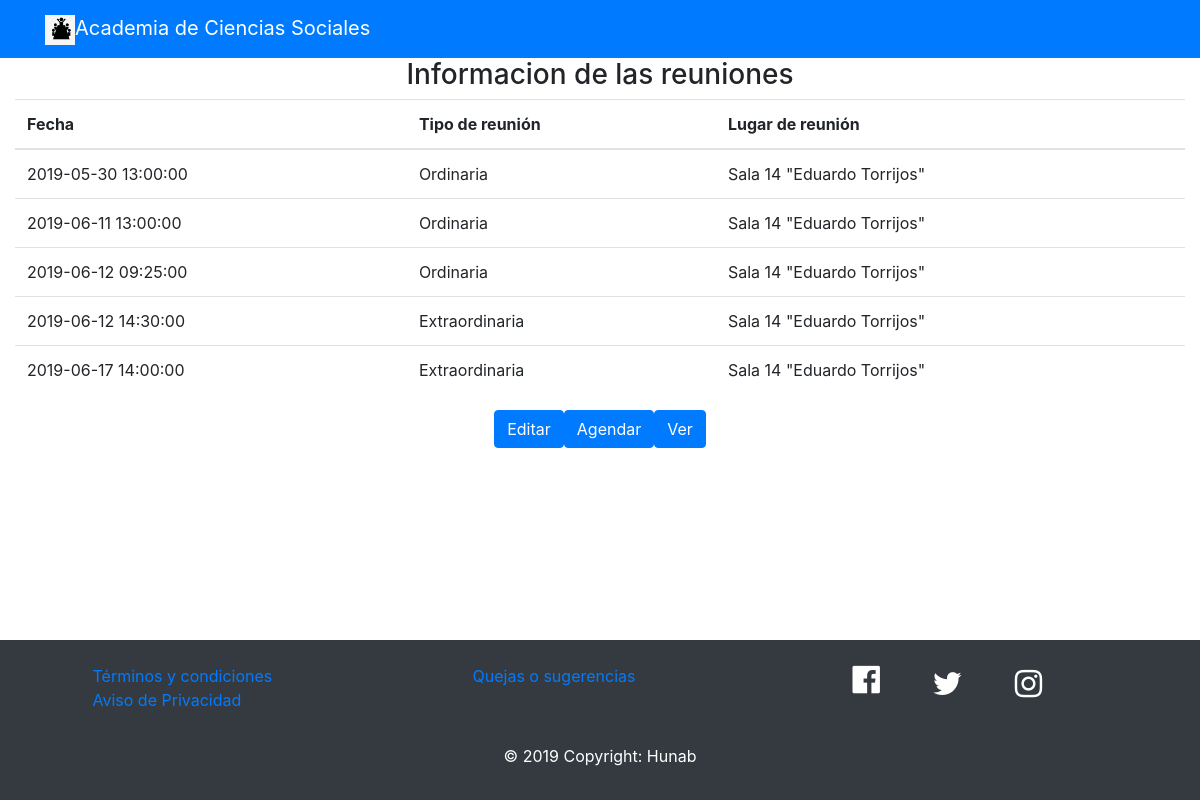
The page / on the database its author committed.
### tables this page shows
CREATE TABLE `reunion` (
  `id_reunion` int(11) NOT NULL AUTO_INCREMENT,
  `fecha` datetime DEFAULT NULL,
  `fk_tipo` int(11) DEFAULT NULL,
  `fk_estatus` int(11) DEFAULT NULL,
  `fk_academia` int(11) DEFAULT NULL,
  `fk_lugar` int(11) DEFAULT NULL,
  PRIMARY KEY (`id_reunion`),
  KEY `fk_reunion_tipo_reunion1_idx` (`fk_tipo`),
  KEY `fk_reunion_estatus_reunion1_idx` (`fk_estatus`),
  KEY `fk_reunion_academias1_idx` (`fk_academia`),
  KEY `fk_reunion_lugar_idx` (`fk_lugar`),
  CONSTRAINT `fk_reunion_academias1` FOREIGN KEY (`fk_academia`) REFERENCES `academias` (`id_academia`) ON UPDATE CASCADE,
  CONSTRAINT `fk_reunion_estatus_reunion1` FOREIGN KEY (`fk_estatus`) REFERENCES `estatus_reunion` (`id_estatus_reunion`) ON UPDATE CASCADE,
  CONSTRAINT `fk_reunion_lugar` FOREIGN KEY (`fk_lugar`) REFERENCES `lugar` (`lugar_id`),
  CONSTRAINT `fk_reunion_tipo_reunion1` FOREIGN KEY (`fk_tipo`) REFERENCES `tipo_reunion` (`id_tipo_reunion`) ON UPDATE CASCADE
);

CREATE TABLE `tipo_reunion` (
  `id_tipo_reunion` int(11) NOT NULL,
  `nombre` varchar(45) DEFAULT NULL,
  PRIMARY KEY (`id_tipo_reunion`)
);

CREATE TABLE `lugar` (
  `lugar_id` int(11) NOT NULL,
  `lugar_nombre` varchar(100) DEFAULT NULL,
  PRIMARY KEY (`lugar_id`)
);

### index.php (the view, shortened to what this page needs)
<body class="d-flex flex-column">
    <main class="container-fluid flex-fill">
    	<div class="row h-300 justify-content-center align-items-center">
    		<h3>Informacion de las reuniones</h3>
    	</div>
    	<table class="table">
    		<thead>
			    <tr>
				    <th scope="col">Fecha</th>
				    <th scope="col">Tipo de reunión</th>
				    <th scope="col">Lugar de reunión</th>
			    </tr>
			</thead>
			<tbody>
					<?php
						$con = conectar();
						$consulta = "select r.fecha, t.nombre as tipo, l.lugar_nombre as lugar
									from reunion r
									left join estatus_reunion e on r.fk_estatus = e.id_estatus_reunion
									left join tipo_reunion t on r.fk_tipo = t.id_tipo_reunion
									left join lugar l on r.fk_lugar = l.lugar_id
									where r.fk_estatus = 1
									order by r.fecha;";
						$resultado = mysqli_query($con, $consulta) or die ( "Error de consulta");
						if(mysqli_num_rows($resultado) > 0){
							while ($reunion = mysqli_fetch_array( $resultado )){
								echo "
								 	<tr>
										<td>".$reunion['fecha']."</td>
								        <td>".$reunion['tipo']."</td>
								        <td>".$reunion['lugar']."</td>
								    </tr>
								";
							}
						}
						else{
							echo "No hay reuniones asignadas";
						}
				    ?>
			  </tbody>
    	</table>
    	<div class="row h-300 justify-content-center align-items-center">
    		<a class="btn btn-primary" href="editarreunion.php" role="button">Editar</a>
    		<a class="btn btn-primary" href="agendar.php" role="button">Agendar</a>
    		<a class="btn btn-primary" href="verReunion.php" role="button">Ver</a>
    	</div>
    </main>
</body>
	</html>

### css/estilos.css (style rules this page uses)
body { min-height:100vh; }
.flex-fill { flex:1 1 auto; }
.page-footer, .footer-copyright { color:#fff; }

### rows shown on the page
reunion: fecha "2019-05-30 13:00:00", fk_tipo.nombre "Ordinaria", fk_lugar.lugar_nombre "Sala 14 \"Eduardo Torrijos\""
reunion: fecha "2019-06-11 13:00:00", fk_tipo.nombre "Ordinaria", fk_lugar.lugar_nombre "Sala 14 \"Eduardo Torrijos\""
reunion: fecha "2019-06-12 09:25:00", fk_tipo.nombre "Ordinaria", fk_lugar.lugar_nombre "Sala 14 \"Eduardo Torrijos\""
reunion: fecha "2019-06-12 14:30:00", fk_tipo.nombre "Extraordinaria", fk_lugar.lugar_nombre "Sala 14 \"Eduardo Torrijos\""
reunion: fecha "2019-06-17 14:00:00", fk_tipo.nombre "Extraordinaria", fk_lugar.lugar_nombre "Sala 14 \"Eduardo Torrijos\""
